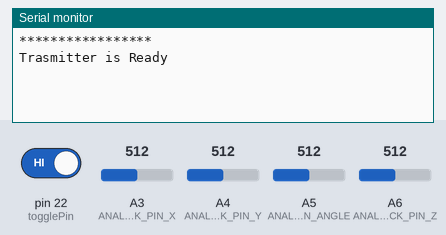
The sketch below on a simulated Arduino Mega 2560, built with avr-gcc and run on an emulated ATmega2560. Parts: the last lines printed to the serial monitor. The inputs (shaded band) are chosen by the test bench; at power-on: pin 22 (togglePin) HIGH, A3 (ANALOG_STICK_PIN_X) = 512, A4 (ANALOG_STICK_PIN_Y) = 512, A5 (ANALOG_STICK_PIN_ANGLE) = 512, A6 (ANALOG_STICK_PIN_Z) = 512. No radio packets arrive unless stated.

Above: at 1.2 s.
1.3 s: pin 22 (togglePin) driven LOW
At 1.53 s:
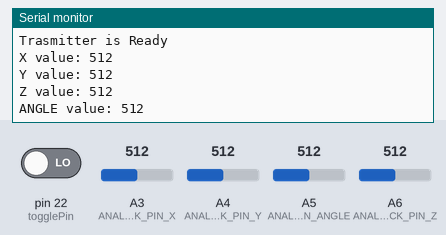
2.8 s: A3 (ANALOG_STICK_PIN_X) set to 716
4.3 s: A4 (ANALOG_STICK_PIN_Y) set to 716
At 4.71 s:
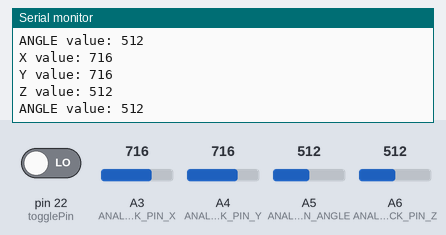
5.8 s: A5 (ANALOG_STICK_PIN_ANGLE) set to 716
At 6.12 s:
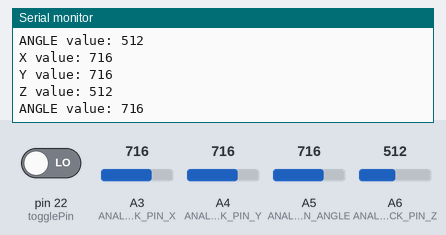
7.3 s: A6 (ANALOG_STICK_PIN_Z) set to 716
At 7.54 s:
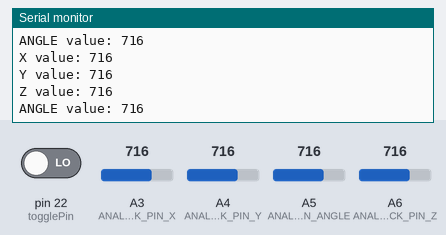
8.8 s: A3 (ANALOG_STICK_PIN_X) set to 992
Timing chart, 0 to 11.3 s (numbered marks = the images above; inputs shaded):
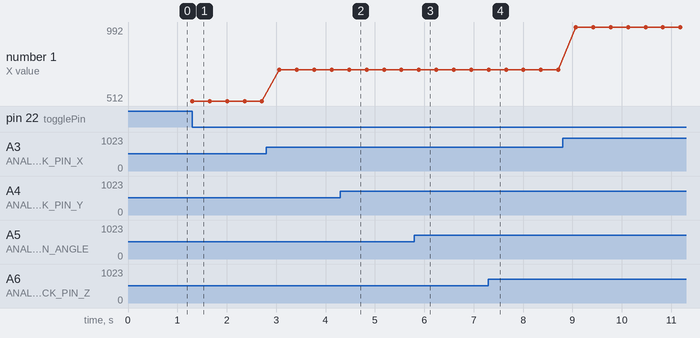

Measured:
- after the input at 1.3 s, the serial monitor: prints a new line at once (image 1)
- after the input at 4.3 s, the serial monitor: prints a new line after 0.18 s (image 2)
- after the input at 5.8 s, the serial monitor: prints a new line after 0.09 s (image 3)
- after the input at 7.3 s, the serial monitor: prints a new line at once (image 4)
- plotted number 1: 512 → 716 after the input at 2.8 s, 716 → 992 after the input at 8.8 s

The sketch:

MC_Tx_Gantry.ino
```cpp
#include <Arduino.h>
#include <SPI.h>
#include <Stepper.h>
#include <nRF24L01.h>
#include <RF24.h>

#define ANALOG_STICK_PIN_X A3
#define ANALOG_STICK_PIN_Y A4
#define ANALOG_STICK_PIN_Z A6
#define ANALOG_STICK_PIN_ANGLE A5

RF24 radio(9, 10); // CE, CSN
const byte address[6] = "00001";

struct Data_Package {
  int angle = 0;
  int xMove = 0;
  int yMove = 0;
  int zMove = 0;
  int autoMode = 0;
};

Data_Package data; // Create a variable with the above structure

const int togglePin = 22;  // Variable to switch between manual and automatic mode
// const int analogStickPin = 32;

const int autoLED = 14;
const int manualLED = 15;
// const int LEDDelay = 25;

int equiValue = 512;
int equiOffset = 300;

int fixedAngle = 180;
int fixedXMove = 100;
int fixedYMove = 100;
int fixedZMove = 100;

int motorDelay = 350;   // 350

int analogStickValueX = 0;
int analogStickValueY = 0;
int analogStickValueZ = 0;
int analogStickValueAngle = 0;

// const byte numChars = 32;
// char receivedChars[numChars];

// char *separatedStrings[2];
// char *ptr = NULL;

// boolean newData = false;
// int dataNumber = 0;             // new for this version

// int auto_rotation = 0;
// int auto_translation = 0;


void setup() {

  Serial.begin(115200);

  // Set serial timeout
  Serial.setTimeout(50);

  // pinMode(analogStickPin, INPUT);
  pinMode(togglePin, INPUT);

  // pinMode(autoLED, OUTPUT);    // AUTO MODE LED
  // pinMode(manualLED, OUTPUT);    // MANUAL MODE LED

  radio.begin();

  //set the address
  radio.openWritingPipe(address);

  // Set transmission power
  // radio.setPALevel( RF24_PA_MIN ); // -18dBm
  // radio.setPALevel( RF24_PA_LOW ); // -12dBm
  radio.setPALevel( RF24_PA_HIGH ); // -6dBm
  // radio.setPALevel( RF24_PA_MAX ); // 0dBm

  // changer the transfer rate as needed
  // radio.setDataRate( RF24_250KBPS ); // pour portée maximum
  // radio.setDataRate( RF24_1MBPS );
  radio.setDataRate( RF24_2MBPS );

  // Change the channel (transmit-receive frequency) as needed
  // channel = 0 to 125 correspond to the range 2,400GHz to 2,500GHz
  // NOTE: if DataRate is set to 2MBPS, the bandwidth
  // is 2 MHz and we must therefore skip every other channel
  // to avoid overlaps
  radio.setChannel( 90 );

  radio.printDetails();

  //Set module as transmitter
  radio.stopListening();

  Serial.println( "*****************" );
  Serial.println( "Trasmitter is Ready" );

  // Send initial wireless data
  data.autoMode = digitalRead(togglePin);
  data.xMove = 0;
  data.zMove = 0;
  data.yMove = 0;
  data.angle = 0;
  radio.write(&data, sizeof(Data_Package));

}


void loop() {

  if (digitalRead(togglePin) == LOW){

    // MANUAL MODE //

    // Debug print
    // Serial.println("*** Manual Mode ***");

    digitalWrite(autoLED, LOW);
    digitalWrite(manualLED, HIGH);

    data.autoMode = 0;

    // Read analog stick values
    analogStickValueX = analogRead(ANALOG_STICK_PIN_X);
    Serial.print("X value: ");
    Serial.println(analogStickValueX);

    analogStickValueY = analogRead(ANALOG_STICK_PIN_Y);
    Serial.print("Y value: ");
    Serial.println(analogStickValueY);

    analogStickValueZ = analogRead(ANALOG_STICK_PIN_Z);
    Serial.print("Z value: ");
    Serial.println(analogStickValueZ);

    analogStickValueAngle = analogRead(ANALOG_STICK_PIN_ANGLE);
    Serial.print("ANGLE value: ");
    Serial.println(analogStickValueAngle);

    // Send value to receiver
    data.xMove = analogStickValueX;
    data.yMove = analogStickValueY;
    data.zMove = analogStickValueZ;
    data.angle = analogStickValueAngle;

    // Send wireless data
    radio.write(&data, sizeof(Data_Package));

    delay(motorDelay);

  }
  else{

    // AUTOMATIC MODE //

    // Debug print
    // Serial.println("*** Automatic Mode ***");

    data.autoMode = 1;

    digitalWrite(autoLED, HIGH);
    digitalWrite(manualLED, LOW);

    if (Serial.available() > 0){ // If there is Serial user input

      String received = Serial.readStringUntil('\n');
      data.xMove = received.substring(0, received.indexOf(',')).toInt();
      data.angle = received.substring(received.indexOf(',') + 1).toInt();

      // Set UNUSED AXIS TO ZERO
      data.zMove = 0;
      data.yMove = 0;

      Serial.print(data.xMove);
      Serial.print(", ");
      Serial.println(data.angle);

      // Send angle value
      radio.write(&data, sizeof(Data_Package)); // Send the array data (X value) to the other NRF24L01 modile
      // delay(50);

    }

  }

}
```
